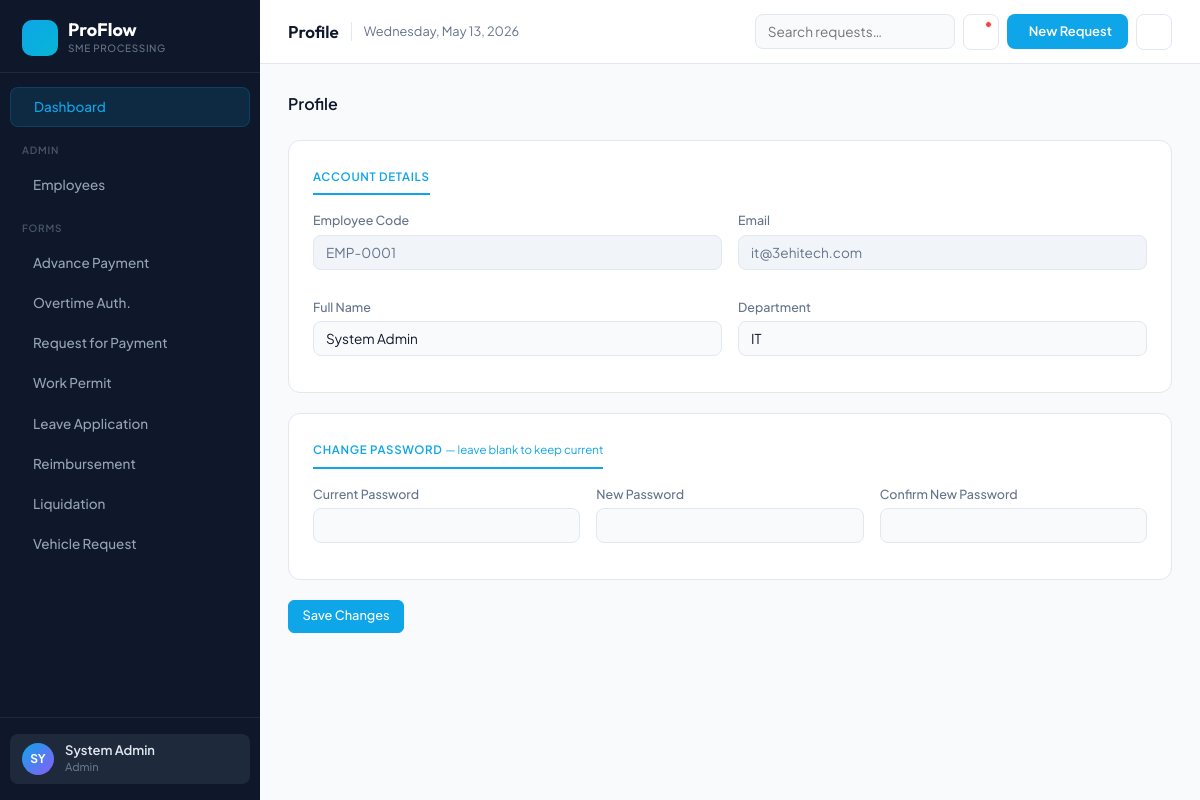
/public/profile (signed in), run on the app's committed database.
### tables this page shows
CREATE TABLE employees (
    id INT AUTO_INCREMENT PRIMARY KEY,
    employee_code VARCHAR(20) UNIQUE NOT NULL,
    full_name VARCHAR(100) NOT NULL,
    email VARCHAR(150) UNIQUE NOT NULL,
    password_hash VARCHAR(255) NOT NULL,
    role_id INT NOT NULL,
    department VARCHAR(100) NULL,
    is_active TINYINT(1) DEFAULT 1,
    employment_status ENUM('employed','resigned','floating') NOT NULL DEFAULT 'employed',
    created_at TIMESTAMP DEFAULT CURRENT_TIMESTAMP,
    updated_at TIMESTAMP DEFAULT CURRENT_TIMESTAMP ON UPDATE CURRENT_TIMESTAMP,
    FOREIGN KEY (role_id) REFERENCES roles(id) ON DELETE RESTRICT
);

### app/controllers/EmployeeController.php (called while the page is built, shortened)
<?php
    class EmployeeController {
        public function profile(): void {
            $employee = db()->prepare('SELECT id, employee_code, full_name, email, department FROM employees WHERE id = ?');
            $employee->execute([$_SESSION['user_id']]);
            $employee = $employee->fetch();
            require __DIR__ . '/../../views/profile/index.php';
            require __DIR__ . '/../../views/layouts/base.php';
        }
    }

### public/index.php (called while the page is built, shortened)
<?php
require_once __DIR__ . '/../routes/web.php';

### config/database.php (called while the page is built)
<?php
function db(): PDO {
    static $pdo;
    if (!$pdo) {
        $dsn = "mysql:host={$_ENV['DB_HOST']};dbname={$_ENV['DB_DATABASE']};charset=utf8mb4";
        $pdo = new PDO($dsn, $_ENV['DB_USERNAME'], $_ENV['DB_PASSWORD'], [
            PDO::ATTR_DEFAULT_FETCH_MODE => PDO::FETCH_ASSOC,
            PDO::ATTR_ERRMODE            => PDO::ERRMODE_EXCEPTION,
            PDO::ATTR_EMULATE_PREPARES   => false,
        ]);
    }
    return $pdo;
}

### views/profile/index.php (the view, shortened to what this page needs)
<div class="page-header">
    <h5>Profile</h5>
</div>
<form method="POST" action="/processing-system/public/profile">
    <div class="form-card">
        <div class="form-section-title">Account Details</div>
        <div class="form-grid g-2">
            <div class="form-group"><label>Employee Code</label><input type="text" value="<?= htmlspecialchars($employee['employee_code']) ?>" disabled></div>
            <div class="form-group"><label>Email</label><input type="email" value="<?= htmlspecialchars($employee['email']) ?>" disabled></div>
            <div class="form-group"><label>Full Name</label><input type="text" name="full_name" value="<?= htmlspecialchars($employee['full_name']) ?>" required></div>
            <div class="form-group"><label>Department</label><input type="text" name="department" value="<?= htmlspecialchars($employee['department'] ?? '') ?>"></div>
        </div>
    </div>
    <div class="form-card">
        <div class="form-section-title">Change Password <span class="muted section-hint">— leave blank to keep current</span></div>
        <div class="form-grid g-3">
            <div class="form-group"><label>Current Password</label><input type="password" name="current_password"></div>
            <div class="form-group"><label>New Password</label><input type="password" name="new_password"></div>
            <div class="form-group"><label>Confirm New Password</label><input type="password" name="confirm_password"></div>
        </div>
    </div>
    <button class="btn btn-primary">Save Changes</button>
</form>

### public/stylesheets/app.css (style rules this page uses)
:root { --sidebar-bg: #0f172a; --sidebar-hover: #334155; --accent: #0ea5e9; --accent-glow: #0ea5e920; --accent-alt: #06b6d4; --success: #10b981; --warning: #f59e0b; --danger: #ef4444; --info: #8b5cf6; --surface: #f8fafc; --card-bg: #ffffff; --border: #e2e8f0; --text-main: #0f172a; --text-muted: #64748b; --text-soft: #94a3b8; --sidebar-width: 260px; --header-h: 64px; --font-display: 'Outfit', sans-serif; --font-body: 'Plus Jakarta Sans', sans-serif; }
*, *::before, *::after { box-sizing: border-box; margin: 0; padding: 0; }
html, body { height: 100%; }
body { font-family: var(--font-body); background: var(--surface); color: var(--text-main); line-height: 1.5; font-size: .875rem; }
.btn { display: inline-flex; align-items: center; gap: .35rem; padding: .4rem .85rem; font-size: .8rem; font-weight: 500; border-radius: 6px; border: 1px solid transparent; cursor: pointer; line-height: 1.4; background: none; font-family: inherit; }
.btn-primary { background: var(--accent); color: #fff; border-color: var(--accent); }
.form-card { background: var(--card-bg); border: 1px solid var(--border); border-radius: 12px; padding: 1.5rem; margin-bottom: 1.25rem; }
.form-section-title { font-size: .72rem; font-weight: 600; text-transform: uppercase; letter-spacing: .06em; color: var(--accent); margin-bottom: 1rem; padding-bottom: .5rem; border-bottom: 2px solid var(--accent); display: inline-block; }
.form-grid { display: grid; gap: 1rem; }
.g-2 { grid-template-columns: repeat(2, 1fr); }
.g-3 { grid-template-columns: repeat(3, 1fr); }
.form-group { display: flex; flex-direction: column; gap: .3rem; margin-bottom: .75rem; }
label { font-size: .78rem; font-weight: 500; color: var(--text-muted); }
input[type="text"], input[type="email"], input[type="password"], input[type="number"], input[type="date"], input[type="time"], select, textarea { width: 100%; padding: .5rem .75rem; font-size: .85rem; border: 1.5px solid var(--border); border-radius: 8px; background: var(--surface); color: var(--text-main); font-family: inherit; transition: border-color .15s, box-shadow .15s; }
input[readonly], input[disabled] { background: #f1f5f9; color: var(--text-muted); cursor: default; }
.page-header { display: flex; justify-content: space-between; align-items: center; margin-bottom: 1.5rem; }
.page-header h5 { font-size: 1rem; font-weight: 600; margin: 0; }
.section-hint { font-weight: 400; text-transform: none; letter-spacing: 0; }

### data on the page
employees: employee_code "EMP-0001", email "it@3ehitech.com", full_name "System Admin", department "IT"

### other printed values
$initials "SY"
$_SESSION['user_name'] "System Admin"
$roleName "Admin"
$pageTitle "Profile"
